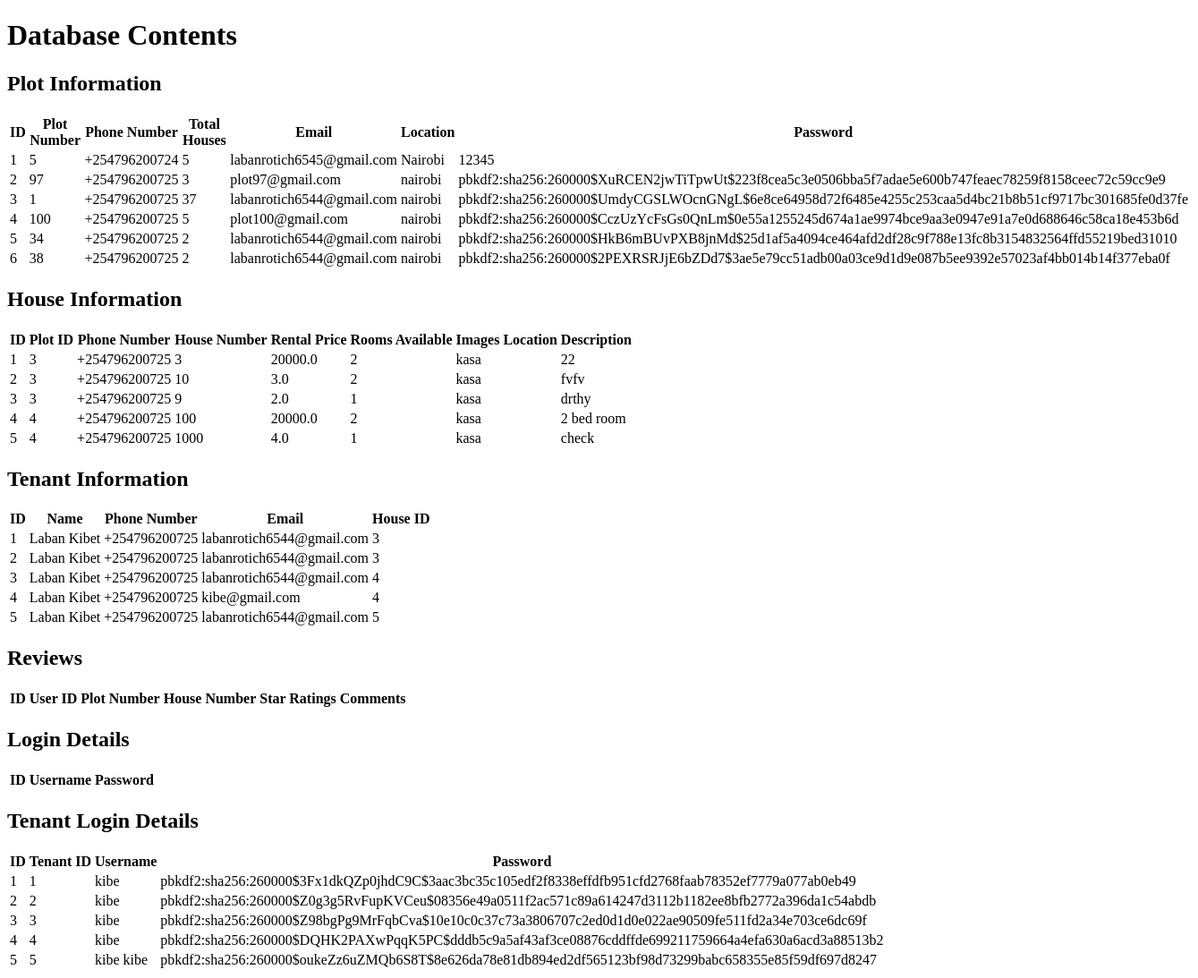
The app's page /view_database, older data.
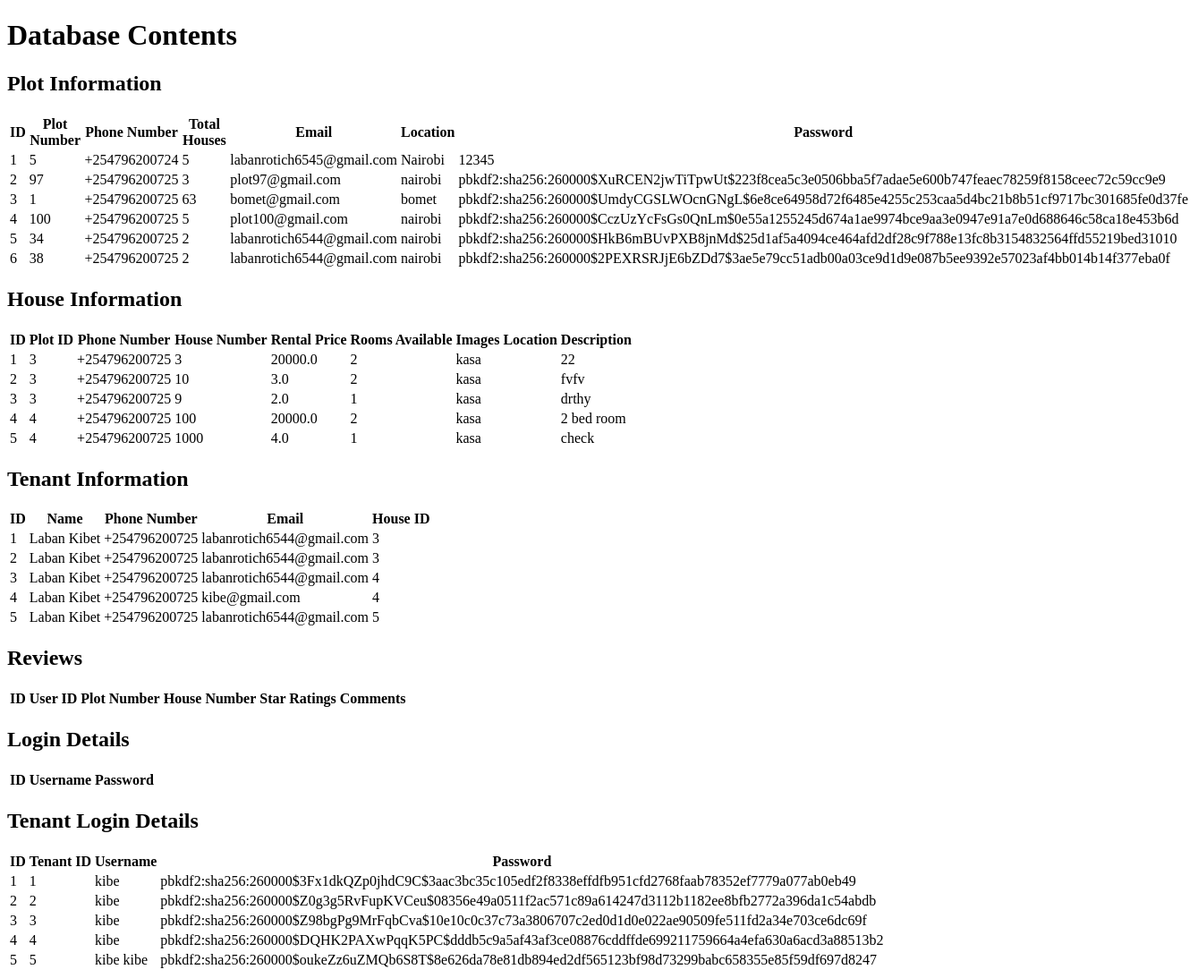
The same page, newer data.
### app/models.py (models this page shows, shortened)
class PlotInformation(Base):
    __tablename__ = 'plot_information'
    id = Column(Integer, primary_key=True)
    plot_number = Column(String(50), nullable=False)
    phone_number = Column(String(50), nullable=False)
    total_houses = Column(Integer, nullable=False)
    email = Column(String(100), nullable=False)
    location = Column(String(100), nullable=False)
    password1 = Column(String(100), nullable=False)

### app/views.py (the view)
@app.route('/view_database')
def view_database():
    plots = db_session.query(PlotInformation).all()
    houses = db_session.query(HouseInformation).all()
    tenants = db_session.query(TenantInformation).all()
    reviews = db_session.query(Reviews).all()
    logins = db_session.query(LoginDetails).all()
    tenant_logins = db_session.query(TenantLoginDetails).all()
    return render_template('view_database.html', plots=plots, houses=houses, tenants=tenants,
                           reviews=reviews, logins=logins, tenant_logins=tenant_logins)

### app/templates/view_database.html (shortened to what this page needs)
<!DOCTYPE html>
<html>
<head>
</head>
<body>
    <h1>Database Contents</h1>
    <h2>Plot Information</h2>
    <table>
        <thead>
            <tr>
                <th>ID</th>
                <th>Plot Number</th>
                <th>Phone Number</th>
                <th>Total Houses</th>
                <th>Email</th>
                <th>Location</th>
                <th>Password</th>
            </tr>
        </thead>
        <tbody>
            {% for plot in plots %}
            <tr>
                <td>{{ plot.id }}</td>
                <td>{{ plot.plot_number }}</td>
                <td>{{ plot.phone_number }}</td>
                <td>{{ plot.total_houses }}</td>
                <td>{{ plot.email }}</td>
                <td>{{ plot.location }}</td>
                <td>{{ plot.password1 }}</td>
            </tr>
            {% endfor %}
        </tbody>
    </table>
    <h2>House Information</h2>
    <table>
        <thead>
            <tr>
                <th>ID</th>
                <th>Plot ID</th>
                <th>Phone Number</th>
                <th>House Number</th>
                <th>Rental Price</th>
                <th>Rooms Available</th>
                <th>Images Location</th>
                <th>Description</th>
            </tr>
        </thead>
        <tbody>
            {% for house in houses %}
            <tr>
                <td>{{ house.id }}</td>
                <td>{{ house.plot_id }}</td>
                <td>{{ house.phone_number }}</td>
                <td>{{ house.house_number }}</td>
                <td>{{ house.rental_price }}</td>
                <td>{{ house.rooms_available }}</td>
                <td>{{ house.images_location }}</td>
                <td>{{ house.description }}</td>
            </tr>
            {% endfor %}
        </tbody>
    </table>
    <h2>Tenant Information</h2>
    <table>
        <thead>
            <tr>
                <th>ID</th>
                <th>Name</th>
                <th>Phone Number</th>
                <th>Email</th>
                <th>House ID</th>
            </tr>
        </thead>
        <tbody>
            {% for tenant in tenants %}
            <tr>
                <td>{{ tenant.id }}</td>
                <td>{{ tenant.name }}</td>
                <td>{{ tenant.phone_number }}</td>
                <td>{{ tenant.email }}</td>
                <td>{{ tenant.house_id }}</td>
            </tr>
            {% endfor %}
        </tbody>
    </table>
    <h2>Reviews</h2>
    <table>
        <thead>
            <tr>
                <th>ID</th>
                <th>User ID</th>
                <th>Plot Number</th>
                <th>House Number</th>
                <th>Star Ratings</th>
                <th>Comments</th>
            </tr>
        </thead>
    </table>
    <h2>Login Details</h2>
    <table>
        <thead>
            <tr>
                <th>ID</th>
                <th>Username</th>
                <th>Password</th>
            </tr>
        </thead>
    </table>
    <h2>Tenant Login Details</h2>
    <table>
        <thead>
            <tr>
                <th>ID</th>
                <th>Tenant ID</th>
                <th>Username</th>
                <th>Password</th>
            </tr>
        </thead>
        <tbody>
            {% for tenant_login in tenant_logins %}
            <tr>
                <td>{{ tenant_login.id }}</td>
                <td>{{ tenant_login.tenant_id }}</td>
                <td>{{ tenant_login.username }}</td>
                <td>{{ tenant_login.password }}</td>
            </tr>
            {% endfor %}
        </tbody>
    </table>
</body>
</html>

Row changes from the older to the newer data that the page shows:
changed PlotInformation id 3: total_houses "37" → "63"; email "labanrotich6544@gmail.com" → "bomet@gmail.com"; location "nairobi" → "bomet"
